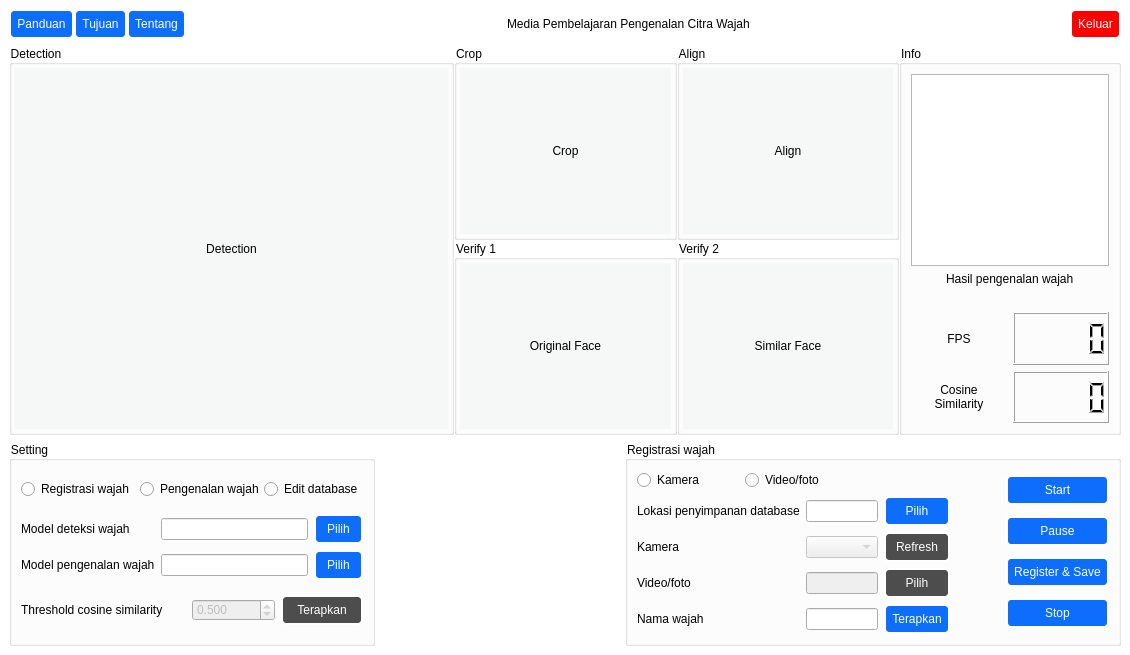
<?xml version="1.0" encoding="UTF-8"?>
<ui version="4.0">
 <class>MainWindow</class>
 <widget class="QMainWindow" name="MainWindow">
  <property name="enabled">
   <bool>true</bool>
  </property>
  <property name="geometry">
   <rect>
    <x>0</x>
    <y>0</y>
    <width>1130</width>
    <height>655</height>
   </rect>
  </property>
  <property name="windowTitle">
   <string>Media Pembelajaran Pengenalan Citra Wajah</string>
  </property>
  <property name="styleSheet">
   <string notr="true">#centralwidget {
	background-color: #fff;
}

QGroupBox {
	background-color: #fff;
}

QPushButton {
	background-color: #0d6efd;
	border: 2px solid #fff;
	color: #fff;
	border-radius: 5px;
	padding: 6px;
}

QPushButton:hover,
QPushButton:clicked {
	background-color: #0b5ed7;
}

QPushButton:disabled {
	background-color: #4d4d4d;
	color: #fff;
}</string>
  </property>
  <widget class="QWidget" name="centralwidget">
   <property name="minimumSize">
    <size>
     <width>800</width>
     <height>600</height>
    </size>
   </property>
   <property name="styleSheet">
    <string notr="true"/>
   </property>
   <layout class="QVBoxLayout" name="verticalLayout_2" stretch="0,3,1">
    <item>
     <widget class="QWidget" name="widget" native="true">
      <layout class="QHBoxLayout" name="horizontalLayout_2">
       <property name="spacing">
        <number>0</number>
       </property>
       <property name="leftMargin">
        <number>0</number>
       </property>
       <property name="topMargin">
        <number>0</number>
       </property>
       <property name="rightMargin">
        <number>0</number>
       </property>
       <property name="bottomMargin">
        <number>0</number>
       </property>
       <item>
        <layout class="QHBoxLayout" name="horizontalLayout">
         <item>
          <widget class="QPushButton" name="btnPanduan">
           <property name="text">
            <string>Panduan</string>
           </property>
          </widget>
         </item>
         <item>
          <widget class="QPushButton" name="btnTujuan">
           <property name="text">
            <string>Tujuan</string>
           </property>
          </widget>
         </item>
         <item>
          <widget class="QPushButton" name="btnTentang">
           <property name="text">
            <string>Tentang</string>
           </property>
          </widget>
         </item>
         <item>
          <spacer name="horizontalSpacer">
           <property name="orientation">
            <enum>Qt::Horizontal</enum>
           </property>
           <property name="sizeHint" stdset="0">
            <size>
             <width>40</width>
             <height>20</height>
            </size>
           </property>
          </spacer>
         </item>
         <item>
          <widget class="QLabel" name="label_6">
           <property name="text">
            <string>Media Pembelajaran Pengenalan Citra Wajah</string>
           </property>
          </widget>
         </item>
         <item>
          <spacer name="horizontalSpacer_5">
           <property name="orientation">
            <enum>Qt::Horizontal</enum>
           </property>
           <property name="sizeHint" stdset="0">
            <size>
             <width>40</width>
             <height>20</height>
            </size>
           </property>
          </spacer>
         </item>
         <item>
          <widget class="QPushButton" name="btnExit">
           <property name="styleSheet">
            <string notr="true">QPushButton {
	background-color: #ff0000;
}

QPushButton:hover,
QPushButton:clicked {
	background-color: #b53a32;
}</string>
           </property>
           <property name="text">
            <string>Keluar</string>
           </property>
          </widget>
         </item>
        </layout>
       </item>
      </layout>
     </widget>
    </item>
    <item>
     <widget class="QWidget" name="widget_2" native="true">
      <layout class="QGridLayout" name="gridLayout_2" columnstretch="2,2,1" columnminimumwidth="0,0,0">
       <property name="leftMargin">
        <number>0</number>
       </property>
       <property name="topMargin">
        <number>0</number>
       </property>
       <property name="rightMargin">
        <number>0</number>
       </property>
       <property name="bottomMargin">
        <number>0</number>
       </property>
       <property name="spacing">
        <number>0</number>
       </property>
       <item row="0" column="0">
        <widget class="QGroupBox" name="groupBox">
         <property name="minimumSize">
          <size>
           <width>0</width>
           <height>0</height>
          </size>
         </property>
         <property name="title">
          <string>Detection</string>
         </property>
         <layout class="QHBoxLayout" name="horizontalLayout_6">
          <property name="spacing">
           <number>3</number>
          </property>
          <property name="leftMargin">
           <number>3</number>
          </property>
          <property name="topMargin">
           <number>3</number>
          </property>
          <property name="rightMargin">
           <number>3</number>
          </property>
          <property name="bottomMargin">
           <number>3</number>
          </property>
          <item>
           <widget class="QLabel" name="detection">
            <property name="styleSheet">
             <string notr="true">color: rgb(0,0,0);
background-color: rgb(246, 247, 247);
qproperty-alignment: AlignCenter;</string>
            </property>
            <property name="text">
             <string>Detection</string>
            </property>
            <property name="alignment">
             <set>Qt::AlignCenter</set>
            </property>
           </widget>
          </item>
         </layout>
        </widget>
       </item>
       <item row="0" column="1">
        <layout class="QGridLayout" name="gridLayout">
         <item row="0" column="0">
          <widget class="QGroupBox" name="groupBox_2">
           <property name="title">
            <string>Crop</string>
           </property>
           <layout class="QHBoxLayout" name="horizontalLayout_3">
            <property name="spacing">
             <number>3</number>
            </property>
            <property name="leftMargin">
             <number>3</number>
            </property>
            <property name="topMargin">
             <number>3</number>
            </property>
            <property name="rightMargin">
             <number>3</number>
            </property>
            <property name="bottomMargin">
             <number>3</number>
            </property>
            <item>
             <widget class="QLabel" name="crop">
              <property name="styleSheet">
               <string notr="true">color: rgb(0,0,0);
background-color: rgb(246, 247, 247);
qproperty-alignment: AlignCenter;</string>
              </property>
              <property name="text">
               <string>Crop</string>
              </property>
              <property name="alignment">
               <set>Qt::AlignCenter</set>
              </property>
             </widget>
            </item>
           </layout>
          </widget>
         </item>
         <item row="1" column="2">
          <widget class="QGroupBox" name="groupBox_10">
           <property name="title">
            <string>Verify 2</string>
           </property>
           <layout class="QHBoxLayout" name="horizontalLayout_15">
            <property name="spacing">
             <number>0</number>
            </property>
            <property name="leftMargin">
             <number>3</number>
            </property>
            <property name="topMargin">
             <number>3</number>
            </property>
            <property name="rightMargin">
             <number>3</number>
            </property>
            <property name="bottomMargin">
             <number>3</number>
            </property>
            <item>
             <widget class="QLabel" name="similarFace">
              <property name="styleSheet">
               <string notr="true">color: rgb(0,0,0);
background-color: rgb(246, 247, 247);
qproperty-alignment: AlignCenter;</string>
              </property>
              <property name="text">
               <string>Similar Face</string>
              </property>
              <property name="alignment">
               <set>Qt::AlignCenter</set>
              </property>
             </widget>
            </item>
           </layout>
          </widget>
         </item>
         <item row="0" column="2">
          <widget class="QGroupBox" name="groupBox_3">
           <property name="title">
            <string>Align</string>
           </property>
           <layout class="QHBoxLayout" name="horizontalLayout_4">
            <property name="spacing">
             <number>3</number>
            </property>
            <property name="leftMargin">
             <number>3</number>
            </property>
            <property name="topMargin">
             <number>3</number>
            </property>
            <property name="rightMargin">
             <number>3</number>
            </property>
            <property name="bottomMargin">
             <number>3</number>
            </property>
            <item>
             <widget class="QLabel" name="align">
              <property name="styleSheet">
               <string notr="true">color: rgb(0,0,0);
background-color: rgb(246, 247, 247);
qproperty-alignment: AlignCenter;</string>
              </property>
              <property name="text">
               <string>Align</string>
              </property>
              <property name="alignment">
               <set>Qt::AlignCenter</set>
              </property>
             </widget>
            </item>
           </layout>
          </widget>
         </item>
         <item row="1" column="0">
          <widget class="QGroupBox" name="groupBox_4">
           <property name="title">
            <string>Verify 1</string>
           </property>
           <layout class="QHBoxLayout" name="horizontalLayout_5">
            <property name="spacing">
             <number>3</number>
            </property>
            <property name="leftMargin">
             <number>3</number>
            </property>
            <property name="topMargin">
             <number>3</number>
            </property>
            <property name="rightMargin">
             <number>3</number>
            </property>
            <property name="bottomMargin">
             <number>3</number>
            </property>
            <item>
             <widget class="QLabel" name="originalFace">
              <property name="styleSheet">
               <string notr="true">color: rgb(0,0,0);
background-color: rgb(246, 247, 247);
qproperty-alignment: AlignCenter;</string>
              </property>
              <property name="text">
               <string>Original Face</string>
              </property>
              <property name="alignment">
               <set>Qt::AlignCenter</set>
              </property>
             </widget>
            </item>
           </layout>
          </widget>
         </item>
        </layout>
       </item>
       <item row="0" column="2">
        <widget class="QGroupBox" name="groupBox_6">
         <property name="title">
          <string>Info</string>
         </property>
         <property name="flat">
          <bool>false</bool>
         </property>
         <layout class="QVBoxLayout" name="verticalLayout_5" stretch="0,0,0,1">
          <item>
           <widget class="QListWidget" name="listDatabase">
            <property name="enabled">
             <bool>true</bool>
            </property>
           </widget>
          </item>
          <item alignment="Qt::AlignHCenter">
           <widget class="QLabel" name="label_17">
            <property name="text">
             <string>Hasil pengenalan wajah</string>
            </property>
           </widget>
          </item>
          <item>
           <layout class="QHBoxLayout" name="horizontalLayout_16">
            <item>
             <widget class="QLabel" name="hasilPengenalan">
              <property name="text">
               <string/>
              </property>
              <property name="alignment">
               <set>Qt::AlignCenter</set>
              </property>
             </widget>
            </item>
           </layout>
          </item>
          <item>
           <layout class="QGridLayout" name="gridLayout_12" columnstretch="0,0">
            <item row="0" column="0">
             <widget class="QLabel" name="label">
              <property name="text">
               <string>FPS</string>
              </property>
              <property name="alignment">
               <set>Qt::AlignCenter</set>
              </property>
             </widget>
            </item>
            <item row="0" column="1">
             <widget class="QLCDNumber" name="lcdFPS"/>
            </item>
            <item row="1" column="0">
             <widget class="QLabel" name="label_2">
              <property name="text">
               <string>Cosine 
Similarity</string>
              </property>
              <property name="textFormat">
               <enum>Qt::AutoText</enum>
              </property>
              <property name="alignment">
               <set>Qt::AlignCenter</set>
              </property>
             </widget>
            </item>
            <item row="1" column="1">
             <widget class="QLCDNumber" name="lcdSimilarity">
              <property name="inputMethodHints">
               <set>Qt::ImhFormattedNumbersOnly</set>
              </property>
              <property name="value" stdset="0">
               <double>0.000000000000000</double>
              </property>
             </widget>
            </item>
           </layout>
          </item>
         </layout>
        </widget>
       </item>
      </layout>
     </widget>
    </item>
    <item>
     <widget class="QWidget" name="widget_3" native="true">
      <property name="layoutDirection">
       <enum>Qt::LeftToRight</enum>
      </property>
      <layout class="QHBoxLayout" name="horizontalLayout_7" stretch="3,0,4">
       <property name="spacing">
        <number>0</number>
       </property>
       <property name="sizeConstraint">
        <enum>QLayout::SetDefaultConstraint</enum>
       </property>
       <property name="leftMargin">
        <number>0</number>
       </property>
       <property name="topMargin">
        <number>0</number>
       </property>
       <property name="rightMargin">
        <number>0</number>
       </property>
       <property name="bottomMargin">
        <number>0</number>
       </property>
       <item>
        <widget class="QGroupBox" name="groupBox_7">
         <property name="minimumSize">
          <size>
           <width>361</width>
           <height>0</height>
          </size>
         </property>
         <property name="title">
          <string>Setting</string>
         </property>
         <layout class="QGridLayout" name="gridLayout_5">
          <item row="3" column="0">
           <layout class="QGridLayout" name="gridLayout_4" columnstretch="2,1,1">
            <item row="0" column="0">
             <widget class="QLabel" name="label_9">
              <property name="text">
               <string>Threshold cosine similarity</string>
              </property>
             </widget>
            </item>
            <item row="0" column="1">
             <widget class="QDoubleSpinBox" name="valSimilarity">
              <property name="enabled">
               <bool>false</bool>
              </property>
              <property name="locale">
               <locale language="English" country="UnitedStates"/>
              </property>
              <property name="decimals">
               <number>3</number>
              </property>
              <property name="maximum">
               <double>1.000000000000000</double>
              </property>
              <property name="singleStep">
               <double>0.010000000000000</double>
              </property>
              <property name="value">
               <double>0.500000000000000</double>
              </property>
             </widget>
            </item>
            <item row="0" column="2">
             <widget class="QPushButton" name="btnSimilarity">
              <property name="enabled">
               <bool>false</bool>
              </property>
              <property name="text">
               <string>Terapkan</string>
              </property>
              <property name="checkable">
               <bool>false</bool>
              </property>
              <property name="checked">
               <bool>false</bool>
              </property>
              <property name="autoDefault">
               <bool>false</bool>
              </property>
              <property name="default">
               <bool>false</bool>
              </property>
              <property name="flat">
               <bool>false</bool>
              </property>
             </widget>
            </item>
           </layout>
          </item>
          <item row="1" column="0">
           <layout class="QGridLayout" name="gridLayout_3" columnstretch="0,3,1">
            <item row="1" column="2">
             <widget class="QPushButton" name="btnModelPengenalan">
              <property name="text">
               <string>Pilih</string>
              </property>
             </widget>
            </item>
            <item row="1" column="1">
             <widget class="QLineEdit" name="lnPengenalan">
              <property name="readOnly">
               <bool>true</bool>
              </property>
             </widget>
            </item>
            <item row="0" column="0">
             <widget class="QLabel" name="label_7">
              <property name="text">
               <string>Model deteksi wajah</string>
              </property>
             </widget>
            </item>
            <item row="0" column="1">
             <widget class="QLineEdit" name="lnDeteksi">
              <property name="dragEnabled">
               <bool>false</bool>
              </property>
              <property name="readOnly">
               <bool>true</bool>
              </property>
             </widget>
            </item>
            <item row="1" column="0">
             <widget class="QLabel" name="label_8">
              <property name="text">
               <string>Model pengenalan wajah</string>
              </property>
             </widget>
            </item>
            <item row="0" column="2">
             <widget class="QPushButton" name="btnModelDeteksi">
              <property name="text">
               <string>Pilih</string>
              </property>
             </widget>
            </item>
           </layout>
          </item>
          <item row="0" column="0">
           <layout class="QHBoxLayout" name="horizontalLayout_10" stretch="1,1,1">
            <item>
             <widget class="QRadioButton" name="btnRegistrasi">
              <property name="text">
               <string>Registrasi wajah</string>
              </property>
              <property name="checkable">
               <bool>true</bool>
              </property>
              <property name="checked">
               <bool>false</bool>
              </property>
              <property name="autoRepeat">
               <bool>false</bool>
              </property>
             </widget>
            </item>
            <item>
             <widget class="QRadioButton" name="btnPengenalan">
              <property name="text">
               <string>Pengenalan wajah</string>
              </property>
              <property name="checked">
               <bool>false</bool>
              </property>
             </widget>
            </item>
            <item>
             <widget class="QRadioButton" name="btnEditDB">
              <property name="text">
               <string>Edit database</string>
              </property>
             </widget>
            </item>
           </layout>
          </item>
         </layout>
        </widget>
       </item>
       <item>
        <spacer name="horizontalSpacer_2">
         <property name="orientation">
          <enum>Qt::Horizontal</enum>
         </property>
         <property name="sizeType">
          <enum>QSizePolicy::Expanding</enum>
         </property>
         <property name="sizeHint" stdset="0">
          <size>
           <width>250</width>
           <height>20</height>
          </size>
         </property>
        </spacer>
       </item>
       <item>
        <widget class="QStackedWidget" name="pilihanTab">
         <property name="enabled">
          <bool>true</bool>
         </property>
         <property name="minimumSize">
          <size>
           <width>0</width>
           <height>0</height>
          </size>
         </property>
         <property name="currentIndex">
          <number>0</number>
         </property>
         <widget class="QWidget" name="page">
          <layout class="QHBoxLayout" name="horizontalLayout_8">
           <property name="spacing">
            <number>0</number>
           </property>
           <property name="leftMargin">
            <number>0</number>
           </property>
           <property name="topMargin">
            <number>0</number>
           </property>
           <property name="rightMargin">
            <number>0</number>
           </property>
           <property name="bottomMargin">
            <number>0</number>
           </property>
           <item>
            <widget class="QGroupBox" name="groupBox_8">
             <property name="enabled">
              <bool>true</bool>
             </property>
             <property name="title">
              <string>Registrasi wajah</string>
             </property>
             <layout class="QGridLayout" name="gridLayout_7" columnstretch="5,0,0">
              <item row="0" column="2" rowspan="2">
               <layout class="QVBoxLayout" name="verticalLayout">
                <property name="spacing">
                 <number>6</number>
                </property>
                <property name="leftMargin">
                 <number>0</number>
                </property>
                <item>
                 <widget class="QPushButton" name="btnStartRegistrasi">
                  <property name="text">
                   <string>Start</string>
                  </property>
                 </widget>
                </item>
                <item>
                 <widget class="QPushButton" name="btnPauseRegistrasi">
                  <property name="text">
                   <string>Pause</string>
                  </property>
                 </widget>
                </item>
                <item>
                 <widget class="QPushButton" name="btnRegister">
                  <property name="sizePolicy">
                   <sizepolicy hsizetype="MinimumExpanding" vsizetype="Fixed">
                    <horstretch>0</horstretch>
                    <verstretch>0</verstretch>
                   </sizepolicy>
                  </property>
                  <property name="text">
                   <string>Register &amp;&amp; Save</string>
                  </property>
                 </widget>
                </item>
                <item>
                 <widget class="QPushButton" name="btnStopRegistrasi">
                  <property name="text">
                   <string>Stop</string>
                  </property>
                 </widget>
                </item>
               </layout>
              </item>
              <item row="0" column="0">
               <layout class="QHBoxLayout" name="horizontalLayout_11" stretch="1,2">
                <item>
                 <widget class="QRadioButton" name="btnKameraRegistrasi">
                  <property name="text">
                   <string>Kamera</string>
                  </property>
                 </widget>
                </item>
                <item>
                 <widget class="QRadioButton" name="btnVideoFotoRegistrasi">
                  <property name="text">
                   <string>Video/foto</string>
                  </property>
                 </widget>
                </item>
               </layout>
              </item>
              <item row="0" column="1">
               <spacer name="horizontalSpacer_4">
                <property name="orientation">
                 <enum>Qt::Horizontal</enum>
                </property>
                <property name="sizeType">
                 <enum>QSizePolicy::Minimum</enum>
                </property>
                <property name="sizeHint" stdset="0">
                 <size>
                  <width>50</width>
                  <height>20</height>
                 </size>
                </property>
               </spacer>
              </item>
              <item row="1" column="0">
               <layout class="QGridLayout" name="gridLayout_6" columnstretch="0,2,1">
                <property name="horizontalSpacing">
                 <number>6</number>
                </property>
                <item row="4" column="0">
                 <widget class="QLabel" name="label_13">
                  <property name="text">
                   <string>Nama wajah</string>
                  </property>
                 </widget>
                </item>
                <item row="4" column="1">
                 <widget class="QLineEdit" name="lnNamaWajah"/>
                </item>
                <item row="1" column="1">
                 <widget class="QComboBox" name="boxKameraRegistrasi">
                  <property name="enabled">
                   <bool>false</bool>
                  </property>
                 </widget>
                </item>
                <item row="1" column="0">
                 <widget class="QLabel" name="label_10">
                  <property name="text">
                   <string>Kamera</string>
                  </property>
                 </widget>
                </item>
                <item row="2" column="0">
                 <widget class="QLabel" name="label_11">
                  <property name="text">
                   <string>Video/foto</string>
                  </property>
                 </widget>
                </item>
                <item row="2" column="1">
                 <widget class="QLineEdit" name="lnVideoFotoRegistrasi">
                  <property name="enabled">
                   <bool>false</bool>
                  </property>
                  <property name="readOnly">
                   <bool>true</bool>
                  </property>
                 </widget>
                </item>
                <item row="2" column="2">
                 <widget class="QPushButton" name="btnLokasiVideoFotoR">
                  <property name="enabled">
                   <bool>false</bool>
                  </property>
                  <property name="text">
                   <string>Pilih</string>
                  </property>
                 </widget>
                </item>
                <item row="4" column="2">
                 <widget class="QPushButton" name="btnNamaWajah">
                  <property name="text">
                   <string>Terapkan</string>
                  </property>
                 </widget>
                </item>
                <item row="0" column="0">
                 <widget class="QLabel" name="label_12">
                  <property name="text">
                   <string>Lokasi penyimpanan database</string>
                  </property>
                 </widget>
                </item>
                <item row="0" column="1">
                 <widget class="QLineEdit" name="lnLokasiSimpanDB">
                  <property name="dragEnabled">
                   <bool>false</bool>
                  </property>
                  <property name="readOnly">
                   <bool>true</bool>
                  </property>
                 </widget>
                </item>
                <item row="0" column="2">
                 <widget class="QPushButton" name="btnSimpanWajah">
                  <property name="text">
                   <string>Pilih</string>
                  </property>
                 </widget>
                </item>
                <item row="1" column="2">
                 <widget class="QPushButton" name="refreshCamRegistrasi">
                  <property name="enabled">
                   <bool>false</bool>
                  </property>
                  <property name="text">
                   <string>Refresh</string>
                  </property>
                 </widget>
                </item>
               </layout>
              </item>
             </layout>
            </widget>
           </item>
          </layout>
         </widget>
         <widget class="QWidget" name="page_2">
          <layout class="QHBoxLayout" name="horizontalLayout_9">
           <property name="spacing">
            <number>0</number>
           </property>
           <property name="leftMargin">
            <number>0</number>
           </property>
           <property name="topMargin">
            <number>0</number>
           </property>
           <property name="rightMargin">
            <number>0</number>
           </property>
           <property name="bottomMargin">
            <number>0</number>
           </property>
           <item>
            <widget class="QGroupBox" name="groupBox_9">
             <property name="title">
              <string>Pengenalan wajah</string>
             </property>
             <layout class="QGridLayout" name="gridLayout_9" columnstretch="5,0,1,0">
              <item row="0" column="0">
               <layout class="QHBoxLayout" name="horizontalLayout_12" stretch="1,2">
                <item>
                 <widget class="QRadioButton" name="btnKameraPengenalan">
                  <property name="text">
                   <string>Kamera</string>
                  </property>
                 </widget>
                </item>
                <item>
                 <widget class="QRadioButton" name="btnVideoFotoPengenalan">
                  <property name="enabled">
                   <bool>true</bool>
                  </property>
                  <property name="text">
                   <string>Video/foto</string>
                  </property>
                  <property name="checkable">
                   <bool>true</bool>
                  </property>
                  <property name="checked">
                   <bool>false</bool>
                  </property>
                 </widget>
                </item>
               </layout>
              </item>
              <item row="1" column="0">
               <layout class="QGridLayout" name="gridLayout_8" columnstretch="0,3,1">
                <property name="rightMargin">
                 <number>0</number>
                </property>
                <item row="1" column="2">
                 <widget class="QPushButton" name="btnLokasiDB">
                  <property name="enabled">
                   <bool>true</bool>
                  </property>
                  <property name="text">
                   <string>Pilih</string>
                  </property>
                 </widget>
                </item>
                <item row="3" column="2">
                 <widget class="QPushButton" name="btnLokasiVideoFoto">
                  <property name="enabled">
                   <bool>false</bool>
                  </property>
                  <property name="text">
                   <string>Pilih</string>
                  </property>
                 </widget>
                </item>
                <item row="1" column="0">
                 <widget class="QLabel" name="label_15">
                  <property name="text">
                   <string>File database</string>
                  </property>
                 </widget>
                </item>
                <item row="1" column="1">
                 <widget class="QLineEdit" name="lnLokasiDB">
                  <property name="enabled">
                   <bool>true</bool>
                  </property>
                 </widget>
                </item>
                <item row="3" column="1">
                 <widget class="QLineEdit" name="lnVideoFotoPengenalan">
                  <property name="enabled">
                   <bool>false</bool>
                  </property>
                  <property name="readOnly">
                   <bool>true</bool>
                  </property>
                 </widget>
                </item>
                <item row="3" column="0">
                 <widget class="QLabel" name="label_16">
                  <property name="text">
                   <string>Video/foto</string>
                  </property>
                 </widget>
                </item>
                <item row="2" column="1">
                 <widget class="QComboBox" name="boxKameraPengenalan">
                  <property name="enabled">
                   <bool>false</bool>
                  </property>
                 </widget>
                </item>
                <item row="2" column="0">
                 <widget class="QLabel" name="label_14">
                  <property name="text">
                   <string>Kamera</string>
                  </property>
                 </widget>
                </item>
                <item row="2" column="2">
                 <widget class="QPushButton" name="refreshCamPengenalan">
                  <property name="enabled">
                   <bool>false</bool>
                  </property>
                  <property name="text">
                   <string>Refresh</string>
                  </property>
                 </widget>
                </item>
               </layout>
              </item>
              <item row="0" column="2" rowspan="2" colspan="2">
               <layout class="QVBoxLayout" name="verticalLayout_3">
                <property name="spacing">
                 <number>6</number>
                </property>
                <property name="sizeConstraint">
                 <enum>QLayout::SetDefaultConstraint</enum>
                </property>
                <property name="leftMargin">
                 <number>0</number>
                </property>
                <item>
                 <widget class="QPushButton" name="btnStartPengenalan">
                  <property name="text">
                   <string>Start</string>
                  </property>
                 </widget>
                </item>
                <item>
                 <widget class="QPushButton" name="btnPausePengenalan">
                  <property name="text">
                   <string>Pause</string>
                  </property>
                 </widget>
                </item>
                <item>
                 <widget class="QPushButton" name="btnStopPengenalan">
                  <property name="text">
                   <string>Stop</string>
                  </property>
                 </widget>
                </item>
               </layout>
              </item>
              <item row="0" column="1">
               <spacer name="horizontalSpacer_3">
                <property name="orientation">
                 <enum>Qt::Horizontal</enum>
                </property>
                <property name="sizeHint" stdset="0">
                 <size>
                  <width>50</width>
                  <height>20</height>
                 </size>
                </property>
               </spacer>
              </item>
             </layout>
            </widget>
           </item>
          </layout>
         </widget>
         <widget class="QWidget" name="page_3">
          <layout class="QHBoxLayout" name="horizontalLayout_13">
           <property name="spacing">
            <number>0</number>
           </property>
           <property name="leftMargin">
            <number>0</number>
           </property>
           <property name="topMargin">
            <number>0</number>
           </property>
           <property name="rightMargin">
            <number>0</number>
           </property>
           <property name="bottomMargin">
            <number>0</number>
           </property>
           <item>
            <widget class="QGroupBox" name="groupBox_5">
             <property name="title">
              <string>Edit database</string>
             </property>
             <layout class="QGridLayout" name="gridLayout_11">
              <item row="0" column="0">
               <layout class="QGridLayout" name="gridLayout_10" columnstretch="0,3,1,1">
                <item row="1" column="0">
                 <widget class="QLabel" name="label_5">
                  <property name="text">
                   <string>Nama wajah</string>
                  </property>
                 </widget>
                </item>
                <item row="0" column="0">
                 <widget class="QLabel" name="label_4">
                  <property name="text">
                   <string>File database</string>
                  </property>
                 </widget>
                </item>
                <item row="1" column="1">
                 <widget class="QLineEdit" name="lnEditNama">
                  <property name="enabled">
                   <bool>false</bool>
                  </property>
                 </widget>
                </item>
                <item row="1" column="2">
                 <widget class="QPushButton" name="btnEditNama">
                  <property name="text">
                   <string>Ganti</string>
                  </property>
                 </widget>
                </item>
                <item row="1" column="3">
                 <widget class="QPushButton" name="btnBatalEdit">
                  <property name="enabled">
                   <bool>false</bool>
                  </property>
                  <property name="text">
                   <string>Batal</string>
                  </property>
                 </widget>
                </item>
                <item row="0" column="3">
                 <widget class="QPushButton" name="btnEditFileDB">
                  <property name="text">
                   <string>Pilih</string>
                  </property>
                 </widget>
                </item>
                <item row="0" column="1" colspan="2">
                 <widget class="QLineEdit" name="lnEditFileDB"/>
                </item>
               </layout>
              </item>
              <item row="1" column="0">
               <layout class="QHBoxLayout" name="horizontalLayout_14">
                <item>
                 <widget class="QPushButton" name="btnPrevFrame">
                  <property name="text">
                   <string>&lt;&lt;</string>
                  </property>
                 </widget>
                </item>
                <item>
                 <widget class="QPushButton" name="btnNextFrame">
                  <property name="text">
                   <string>&gt;&gt;</string>
                  </property>
                 </widget>
                </item>
                <item>
                 <widget class="QPushButton" name="btnHapusFrame">
                  <property name="text">
                   <string>Hapus</string>
                  </property>
                 </widget>
                </item>
               </layout>
              </item>
             </layout>
            </widget>
           </item>
          </layout>
         </widget>
        </widget>
       </item>
      </layout>
     </widget>
    </item>
   </layout>
  </widget>
 </widget>
 <resources/>
 <connections/>
</ui>
